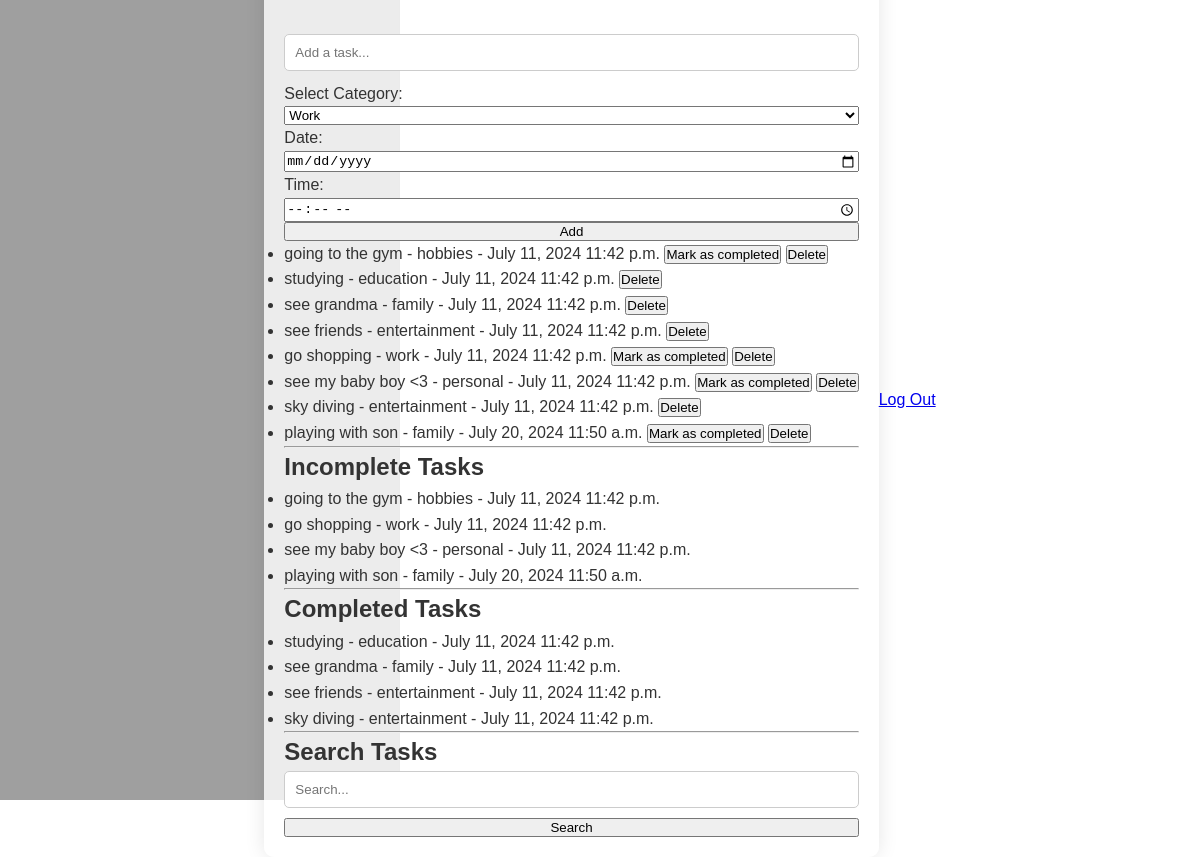
/main/, run on the app's committed database.
### webapp/models.py (models this page shows, shortened)
class Task(models.Model):
    CATEGORY_CHOICES = [
        ('work', 'Work'),
        ('personal', 'Personal'),
        ('shopping', 'Shopping'),
        ('family', 'Family'),
        ('hobbies', 'Hobbies'),
        ('education', 'Education'),
        ('entertainment', 'Entertainment'),
    ]
    title = models.CharField(max_length=255)
    category = models.CharField(max_length=50, choices=CATEGORY_CHOICES, default='work')
    completed = models.BooleanField(default=False)
    created_at = models.DateTimeField(auto_now_add=True)
    date = models.DateField(default=timezone.now)
    time = models.TimeField(default=timezone.now)

### webapp/views.py (the view)
# urls.py: path('main/', views.main, name = "main"),
def main(request):
    tasks = Task.objects.order_by('created_at')
    incomplete_tasks = Task.objects.filter(completed=False).order_by('created_at')
    completed_tasks = Task.objects.filter(completed=True).order_by('created_at')
    return render(request, 'main.html', {'tasks': tasks, 'incomplete_tasks': incomplete_tasks, 'completed_tasks': completed_tasks})

### webapp/templates/main.html (shortened to what this page needs)
{% load static %}
<!DOCTYPE html>
<html lang="en">
<head>
    <link href='https://cdn.jsdelivr.net/npm/fullcalendar@6.0.0/lib/main.css' rel='stylesheet' />
    <link rel="stylesheet" href="{% static 'main.css' %}">
</head>
<body>
    <div class="container">
        <h1>Ma To-Do List</h1>
        <form action="{% url 'add_task' %}" method="POST">
            <input type="text" name="title" placeholder="Add a task..." required>
            <label for="category">Select Category:</label>
            <select id="category" name="category" required>
                <option value="work">Work</option>
            </select>
            <label for="date">Date:</label>
            <input type="date" id="date" name="date" required>
            <label for="time">Time:</label>
            <input type="time" id="time" name="time" required>
            <button type="submit">Add</button>
        </form>
        <ul class="task-list">
            {% for task in tasks %}
                <li>
                    {{ task.title }} - {{ task.category }} - {{ task.date }} {{ task.time }}
                    {% if not task.completed %}
                        <form action="{% url 'complete_task' task.id %}" method="POST" style="display:inline;">
                            <button type="submit">Mark as completed</button>
                        </form>
                    {% endif %}
                    <form action="{% url 'delete_task' task.id %}" method="POST" style="display:inline;">
                        <button type="submit">Delete</button>
                    </form>
                </li>
            {% endfor %}
        </ul>
        <hr>
        <h2>Incomplete Tasks</h2>
        <ul>
            {% for task in incomplete_tasks %}
                <li>{{ task.title }} - {{ task.category }} - {{ task.date }} {{ task.time }}</li>
            {% endfor %}
        </ul>
        <hr>
        <h2>Completed Tasks</h2>
        <ul>
            {% for task in completed_tasks %}
                <li>{{ task.title }} - {{ task.category }} - {{ task.date }} {{ task.time }}</li>
            {% endfor %}
        </ul>
        <hr>
        <h2>Search Tasks</h2>
        <form action="{% url 'search_tasks' %}" method="GET">
            <input type="text" name="q" placeholder="Search...">
            <button type="submit">Search</button>
        </form>
    </div>
    <a href='/login'>Log Out</a>
</body>
</html>

### webapp/static/main.css (style rules this page uses)
* { margin: 0; padding: 0; box-sizing: border-box; }
body { font-family: Arial, sans-serif; line-height: 1.6; background: linear-gradient(to right, rgba(255, 0, 0, 0.5), rgba(255, 0, 0, 0.5)), linear-gradient(to right, rgba(0, 255, 0, 0.5), rgba(0, 255, 0, 0.5)), linear-gradient(to right, rgba(0, 0, 255, 0.5), rgba(0, 0, 255, 0.5)); background-blend-mode: screen; background-size: 33.33% 100%; background-repeat: no-repeat; height: 100vh; display: flex; justify-content: center; align-items: center; color: #333; }
.container { max-width: 800px; padding: 20px; background: rgba(255, 255, 255, 0.8); border-radius: 10px; box-shadow: 0 0 20px rgba(0, 0, 0, 0.1); }
h1 { text-align: center; margin-bottom: 20px; color: #333; }
form { display: flex; flex-direction: column; }
form input[type="text"], form input[type="email"], form input[type="password"], form input[type="number"] { width: 100%; padding: 10px; margin-bottom: 10px; border: 1px solid #ccc; border-radius: 5px; outline: none; }

### data on the page
Task: title "going to the gym", category "hobbies", date "July 11, 2024", time "11:42 p.m.", completed "Mark as completed"
Task: title "studying", category "education", date "July 11, 2024", time "11:42 p.m."
Task: title "see grandma", category "family", date "July 11, 2024", time "11:42 p.m."
Task: title "see friends", category "entertainment", date "July 11, 2024", time "11:42 p.m."
Task: title "go shopping", category "work", date "July 11, 2024", time "11:42 p.m.", completed "Mark as completed"
Task: title "see my baby boy <3", category "personal", date "July 11, 2024", time "11:42 p.m.", completed "Mark as completed"
Task: title "sky diving", category "entertainment", date "July 11, 2024", time "11:42 p.m."
Task: title "playing with son", category "family", date "July 20, 2024", time "11:50 a.m.", completed "Mark as completed"
